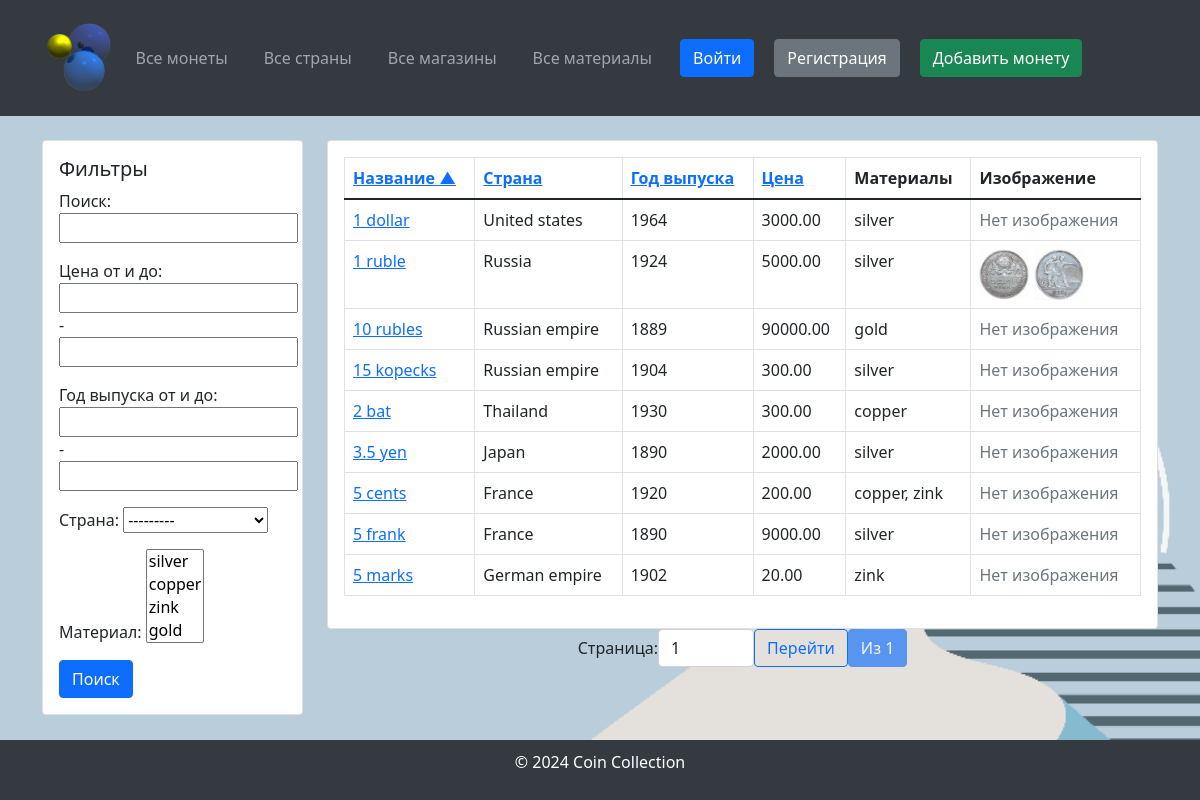
The page /?sort=name on the database its author committed.
### coindb/models.py (models this page shows, shortened)
class Coin(models.Model):
    name = models.CharField(max_length=255, verbose_name="Coin Name")
    country = models.ForeignKey(Country, on_delete=models.SET_NULL, blank=True, null=True,
                                verbose_name="Country of Origin")
    year = models.IntegerField(verbose_name="Year of Issue")
    material = models.ManyToManyField(Material, verbose_name="Coin Material")
    price = models.DecimalField(max_digits=10, decimal_places=2, verbose_name="Coin Price")
    imageObverse = models.ImageField(upload_to="coins/", verbose_name="Coin Obverse Image", blank=True, null=True)
    imageReverse = models.ImageField(upload_to="coins/", verbose_name="Coin Reverse Image", blank=True, null=True)
    shop = models.ForeignKey('Shop', on_delete=models.SET_NULL, null=True, blank=True, verbose_name="Shop",
                             related_name="coins")
    class Meta:
        verbose_name = "Coin"
        verbose_name_plural = "Coins"

class Country(models.Model):
    CONTINENT_CHOICES = [
        ("Africa", "Africa"),
        ("Asia", "Asia"),
        ("Europe", "Europe"),
        ("North America", "North America"),
        ("South America", "South America"),
        ("Antarctica", "Antarctica"),
        ("Australia", "Australia"),
    ]
    name = models.CharField(max_length=255, verbose_name="Country Name")
    continent = models.CharField(max_length=20, choices=CONTINENT_CHOICES, verbose_name="Continent")
    code = models.CharField(max_length=10, verbose_name="Country Code", unique=True)
    class Meta:
        verbose_name = "Country"
        verbose_name_plural = "Countries"
    def __str__(self):
        return self.name

class Material(models.Model):
    name = models.CharField(max_length=255, verbose_name="Material Name")
    price = models.DecimalField(max_digits=10, decimal_places=2, verbose_name="Material Price")
    class Meta:
        verbose_name = "Material"
        verbose_name_plural = "Materials"
    def __str__(self):
        return self.name

### coindb/views.py (the view)
# urls.py: path('', views.CoinListView.as_view(), name='coin_list'),
class CoinListView(ListView):
    model = Coin
    template_name = 'coin/coin_list.html'
    context_object_name = 'coins'
    filterset_class = CoinFilterSet
    paginate_by = 10
    def get_queryset(self):
        queryset = super().get_queryset()
        coin_filter = CoinFilterSet(self.request.GET, queryset=queryset)
        queryset = coin_filter.qs
        sort_field = self.request.GET.get('sort', 'name')
        order = self.request.GET.get('order', 'asc')
        if order == 'desc':
            sort_field = f'-{sort_field}'
        queryset = queryset.order_by(sort_field)
        return queryset
    def get_context_data(self, **kwargs):
        context = super().get_context_data(**kwargs)
        queryset = self.get_queryset()
        paginator = Paginator(queryset, self.paginate_by)
        page_number = self.request.GET.get('page')
        page_obj = paginator.get_page(page_number)
        context['page_obj'] = page_obj
        context['filter'] = CoinFilterSet(self.request.GET, queryset=queryset)
        return context

### templates/coin/coin_list.html (shortened to what this page needs)
{% extends 'base.html' %}
{% load bootstrap5 %}
{% block sidebar %}
    <div class="col-md-12 mb-4">
        <div class="card">
            <div class="card-body">
                <form method="get">
                    <h5 class="card-title">Фильтры</h5>
                    {{ filter.form.as_p }}
                    <button type="submit" class="btn btn-primary">Поиск</button>
                </form>
            </div>
        </div>
    </div>
{% endblock %}
{% block content %}
    <div class="card">
        <div class="card-body">
            <table class="table table-bordered">
                <thead>
                <tr>
                    <th>
                        <a href="?sort=name{% if request.GET.sort == 'name' and request.GET.order != 'desc' %}&order=desc{% endif %}">
                            Название
                            {% if request.GET.sort == 'name' %}
                                {% if request.GET.order == 'desc' %}▼{% else %}▲{% endif %}
                            {% endif %}
                        </a>
                    </th>
                    <th>
                        <a href="?sort=country{% if request.GET.sort == 'country' and request.GET.order != 'desc' %}&order=desc{% endif %}">
                            Страна
                        </a>
                    </th>
                    <th>
                        <a href="?sort=year{% if request.GET.sort == 'year' and request.GET.order != 'desc' %}&order=desc{% endif %}">
                            Год выпуска
                        </a>
                    </th>
                    <th>
                        <a href="?sort=price{% if request.GET.sort == 'price' and request.GET.order != 'desc' %}&order=desc{% endif %}">
                            Цена
                        </a>
                    </th>
                    <th>Материалы</th>
                    <th>Изображение</th>
                </tr>
                </thead>
                <tbody>
                {% for coin in coins %}
                    <tr>
                        <td><a href="{% url 'coin_detail' coin.id %}">{{ coin.name }}</a></td>
                        <td>{{ coin.country.name }}</td>
                        <td>{{ coin.year }}</td>
                        <td>{{ coin.price }}</td>
                        <td>
                            {% for material in coin.material.all %}
                                {{ material.name }}{% if not forloop.last %}, {% endif %}
                            {% endfor %}
                        </td>
                        <td>
                            {% if coin.imageObverse %}
                                <img src="{{ coin.imageObverse.url }}" alt="{{ coin.name }}" width="50">
                            {% endif %}
                            {% if coin.imageReverse %}
                                <img src="{{ coin.imageReverse.url }}" alt="{{ coin.name }}" width="50">
                            {% endif %}
                            {% if  not coin.imageObverse and not coin.imageReverse %}
                                <span class="text-muted">Нет изображения</span>
                            {% endif %}
                        </td>
                    </tr>
                {% empty %}
                    <tr>
                        <td colspan="6" class="text-center">Монеты не найдены</td>
                    </tr>
                {% endfor %}
                </tbody>
            </table>
        </div>
    </div>
    <div class="pagination justify-content-center">
        <form method="get" class="d-inline-flex align-items-center">
            <label for="page-input" class="mr-2">Страница:</label>
            <input type="number" id="page-input" name="page" value="{{ page_obj.number }}" min="1"
                   max="{{ page_obj.paginator.num_pages }}" class="form-control w-auto" style="width: 80px;">
            <button type="submit" class="btn btn-outline-primary ml-2">Перейти</button>
        </form>
        <span class="btn btn-primary disabled ml-2">Из {{ page_obj.paginator.num_pages }}</span>
    </div>
{% endblock %}

### templates/base.html (style rules this page uses)
body, html { display: flex; flex-direction: column; min-height: 100vh; margin: 0; }
body { background-image: url("/media/background.png"); background-size: cover; background-repeat: no-repeat; background-position: center; }

### rows shown on the page
Coin: name "1 dollar", country.name "United states", year "1964", price "3000.00", imageObverse "Нет изображения"
Material: name "silver"
Coin: name "1 ruble", country.name "Russia", year "1924", price "5000.00", imageObverse (picture), imageReverse (picture)
Coin: name "10 rubles", country.name "Russian empire", year "1889", price "90000.00", imageObverse "Нет изображения"
Material: name "gold"
Coin: name "15 kopecks", country.name "Russian empire", year "1904", price "300.00", imageObverse "Нет изображения"
Coin: name "2 bat", country.name "Thailand", year "1930", price "300.00", imageObverse "Нет изображения"
Material: name "copper"
Coin: name "3.5 yen", country.name "Japan", year "1890", price "2000.00", imageObverse "Нет изображения"
Coin: name "5 cents", country.name "France", year "1920", price "200.00", imageObverse "Нет изображения"
Material: name "zink"
Coin: name "5 frank", country.name "France", year "1890", price "9000.00", imageObverse "Нет изображения"
Coin: name "5 marks", country.name "German empire", year "1902", price "20.00", imageObverse "Нет изображения"

### other values the page prints
{{ page_obj.paginator.num_pages }} "1"
